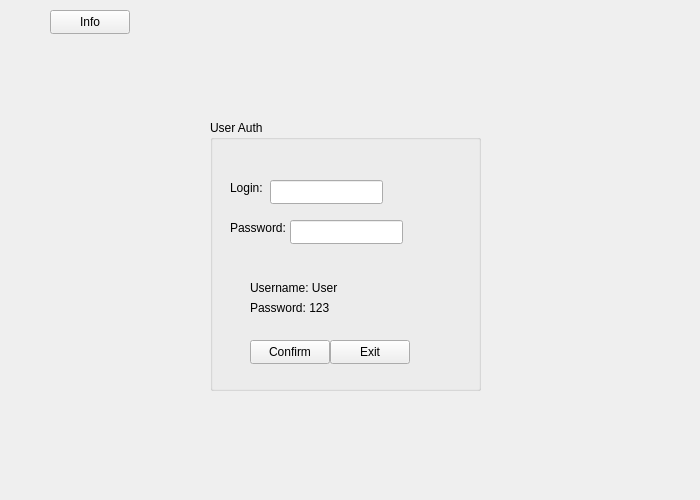
<?xml version="1.0" encoding="UTF-8"?>
<ui version="4.0">
 <class>AuthWindow</class>
 <widget class="QWidget" name="AuthWindow">
  <property name="geometry">
   <rect>
    <x>0</x>
    <y>0</y>
    <width>700</width>
    <height>500</height>
   </rect>
  </property>
  <property name="windowTitle">
   <string>AuthWindow</string>
  </property>
  <widget class="QGroupBox" name="groupBox">
   <property name="geometry">
    <rect>
     <x>210</x>
     <y>120</y>
     <width>271</width>
     <height>271</height>
    </rect>
   </property>
   <property name="title">
    <string>User Auth</string>
   </property>
   <widget class="QLabel" name="loginText">
    <property name="geometry">
     <rect>
      <x>20</x>
      <y>60</y>
      <width>49</width>
      <height>16</height>
     </rect>
    </property>
    <property name="text">
     <string>Login:</string>
    </property>
   </widget>
   <widget class="QLabel" name="passText">
    <property name="geometry">
     <rect>
      <x>20</x>
      <y>100</y>
      <width>61</width>
      <height>16</height>
     </rect>
    </property>
    <property name="text">
     <string>Password:</string>
    </property>
   </widget>
   <widget class="QLineEdit" name="loginField">
    <property name="geometry">
     <rect>
      <x>60</x>
      <y>60</y>
      <width>113</width>
      <height>24</height>
     </rect>
    </property>
    <property name="text">
     <string/>
    </property>
   </widget>
   <widget class="QLineEdit" name="passField">
    <property name="geometry">
     <rect>
      <x>80</x>
      <y>100</y>
      <width>113</width>
      <height>24</height>
     </rect>
    </property>
   </widget>
   <widget class="QPushButton" name="confirmBtn">
    <property name="geometry">
     <rect>
      <x>40</x>
      <y>220</y>
      <width>80</width>
      <height>24</height>
     </rect>
    </property>
    <property name="text">
     <string>Confirm</string>
    </property>
   </widget>
   <widget class="QPushButton" name="exitBtn">
    <property name="geometry">
     <rect>
      <x>120</x>
      <y>220</y>
      <width>80</width>
      <height>24</height>
     </rect>
    </property>
    <property name="text">
     <string>Exit</string>
    </property>
   </widget>
   <widget class="QLabel" name="label_2">
    <property name="geometry">
     <rect>
      <x>40</x>
      <y>180</y>
      <width>91</width>
      <height>16</height>
     </rect>
    </property>
    <property name="text">
     <string>Password: 123</string>
    </property>
   </widget>
   <widget class="QLabel" name="label">
    <property name="geometry">
     <rect>
      <x>40</x>
      <y>160</y>
      <width>91</width>
      <height>16</height>
     </rect>
    </property>
    <property name="text">
     <string>Username: User</string>
    </property>
   </widget>
  </widget>
  <widget class="QPushButton" name="infobtn">
   <property name="geometry">
    <rect>
     <x>50</x>
     <y>10</y>
     <width>80</width>
     <height>24</height>
    </rect>
   </property>
   <property name="text">
    <string>Info</string>
   </property>
  </widget>
 </widget>
 <resources/>
 <connections/>
</ui>
